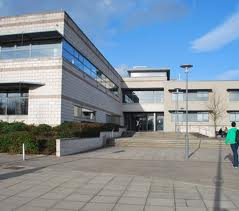
#> input picture lyitfront.jpg, 239 x 211 px, found by its file name
$ jupyter execute --allow-errors ComputerVision_Week2b.ipynb   (shell and % lines are left out)   (older library calls are emulated)
#> lines starting #> are read from the running program, lines starting #| are printed output that depends on the picture
# Image Refinement

# Morphological Operations
The examples of Erosion, Opening, Closing and Morphological Gradient will take place on text as it is easier to show the effect.

[cell 1]
import cv2
import numpy as np
import matplotlib.pyplot as plt

lyittext =np.zeros((500,500))
font = cv2.FONT_HERSHEY_SIMPLEX
cv2.putText(lyittext,text='LYIT',org=(100,290), fontFace=font,fontScale= 5,color=(255,255,255),thickness=25,lineType=cv2.LINE_AA)
plt.imshow(lyittext,cmap='gray')

**Erosion**

Erodes away boundaries of foreground objects. Works best when foreground is light colour (preferably white) and background is dark.

[cell 2]
kernel = np.ones((5,5),np.uint8)
erosionimg = cv2.erode(lyittext,kernel,iterations = 1)

plt.imshow(erosionimg,cmap='gray')

[cell 3]
kernel = np.ones((5,5),np.uint8)
moreerosion = cv2.erode(lyittext,kernel,iterations = 4) #The more iterations you have, the more erosion of the image.

plt.imshow(moreerosion,cmap='gray')

[cell 4]
fig = plt.figure(figsize=(10,17))
ax1 = fig.add_subplot(1,3,1)
plt.title('Original', fontsize=10)
ax1.imshow(lyittext,cmap='gray')
ax2 = fig.add_subplot(1,3,2)
plt.title('Erosion - 1 Iteration', fontsize=10)
ax2.imshow(erosionimg,cmap='gray')
ax3 = fig.add_subplot(1,3,3)
plt.title('Erosion - 4 Iterations', fontsize=10)
ax3.imshow(moreerosion,cmap='gray')

**Opening**

Opening is erosion followed by dilation. Useful in removing background noise! This works really well on grayscale images.

[cell 5]
white_noise = np.random.randint(low=0,high=2,size=(500,500))
white_noise = white_noise*255
noisyimg = white_noise+lyittext

fig = plt.figure(figsize=(7,6))
ax = fig.add_subplot(111)
ax.imshow(noisyimg,cmap='gray')

[cell 6]
opening = cv2.morphologyEx(noisyimg, cv2.MORPH_OPEN, kernel)
fig = plt.figure(figsize=(7,6))
ax = fig.add_subplot(111)
ax.imshow(opening,cmap='gray')

**Closing**

Useful in removing noise from foreground objects, such as black dots on top of the white text!

[cell 7]
black_noise = np.random.randint(low=0,high=2,size=(500,500))
black_noise = black_noise*-255
bknoisyimg = black_noise+lyittext
bknoisyimg[bknoisyimg==-255] = 0

fig = plt.figure(figsize=(7,6))
ax = fig.add_subplot(111)
ax.imshow(bknoisyimg,cmap='gray')

[cell 8]
closing = cv2.morphologyEx(bknoisyimg, cv2.MORPH_CLOSE, kernel)

fig = plt.figure(figsize=(7,6))
ax = fig.add_subplot(111)
ax.imshow(closing,cmap='gray')

**Morphological Gradient**

Difference between dilation and erosion of an image.

[cell 9]
gradient = cv2.morphologyEx(lyittext,cv2.MORPH_GRADIENT,kernel)

fig = plt.figure(figsize=(7,6))
ax = fig.add_subplot(111)
ax.imshow(gradient,cmap='gray')

**Results of Morphological Operations**

[cell 10]
fig = plt.figure(figsize=(20,35))
ax1 = fig.add_subplot(1,4,1)
plt.title('Erosion', fontsize=10)
ax1.imshow(moreerosion,cmap='gray')
ax2 = fig.add_subplot(1,4,2)
plt.title('Opening', fontsize=10)
ax2.imshow(opening,cmap='gray')
ax3 = fig.add_subplot(1,4,3)
plt.title('Closing', fontsize=10)
ax3.imshow(closing,cmap='gray')
ax4 = fig.add_subplot(1,4,4)
plt.title('Gradient', fontsize=10)
ax4.imshow(gradient,cmap='gray')
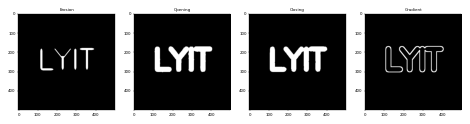
#> figure drawn by matplotlib, 4 panels

# Gradient Operations

[cell 11]
from google.colab import drive
import numpy as np
import matplotlib.pyplot as plt

import cv2
drive.mount('/content/drive', force_remount=True)

# Load Image
img1 = cv2.imread('/content/drive/My Drive/Colab Notebooks/lyitfront.jpg', 0)
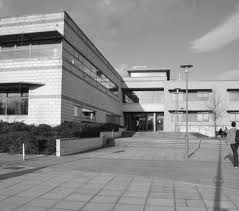
#> img1: shape (211, 239); min 0, max 255, mean 141.6
plt.imshow(img1,cmap='gray')

[cell 12]
from google.colab import drive
drive.mount('/content/drive')

**Sobel-Feldman Operator**

The result of the Sobel–Feldman operator is a 2-dimensional map of the gradient at each point. It can be processed and viewed as though it is itself an image, with the areas of high gradient (the likely edges) visible as white lines. The sobelx will show more vertical features and sobely will show more horizontal features. Laplacian is a differential operator given by the divergence of the gradient of a function on Euclidean space.

[cell 13]
sobelx = cv2.Sobel(img1,cv2.CV_32F,1,0,ksize=11) #CV_32F can be changed to be CV_8, CV_16, CV_32 and CV_64.
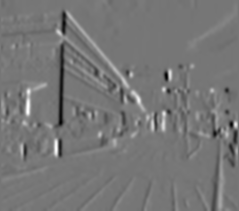
#> sobelx: shape (211, 239) float32; min -19445012, max 22330404, mean 50012.3; drawn with min black and max white
sobely = cv2.Sobel(img1,cv2.CV_32F,0,1,ksize=7) #Change these values to different depth values and look at the impact on the result
laplacian = cv2.Laplacian(img1,cv2.CV_32F) #Laplac operator is a mathematical/calculus function

fig = plt.figure(figsize=(15,20))
ax1 = fig.add_subplot(1,3,1)
plt.title('Sobel X', fontsize=10)
ax1.imshow(sobelx,cmap='gray')
ax2 = fig.add_subplot(1,3,2)
plt.title('Sobel Y', fontsize=10)
ax2.imshow(sobely,cmap='gray')
ax3 = fig.add_subplot(1,3,3)
plt.title('Laplacian', fontsize=10)
ax3.imshow(laplacian,cmap='gray')

**Blending sobelx and sobely**

[cell 14]
blended = cv2.addWeighted(src1=sobelx,alpha=0.3,src2=sobely,beta=0.7,gamma=2)
plt.imshow(blended,cmap='gray')

# Challenge - Try Gradient Operations on a different image!

[cell 15]
testimage = cv2.imread('/content/drive/My Drive/Colab Notebooks/mypic.jpg', 0)
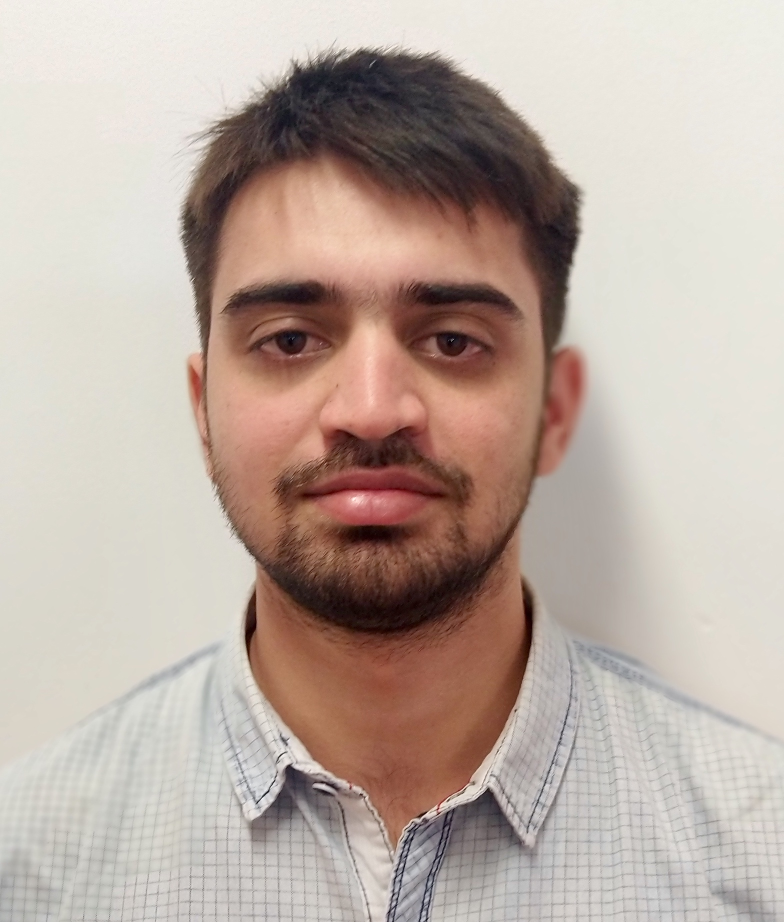
#> input picture mypic.jpg, 1568 x 1844 px, found by its file name (shown at 1/2 size)
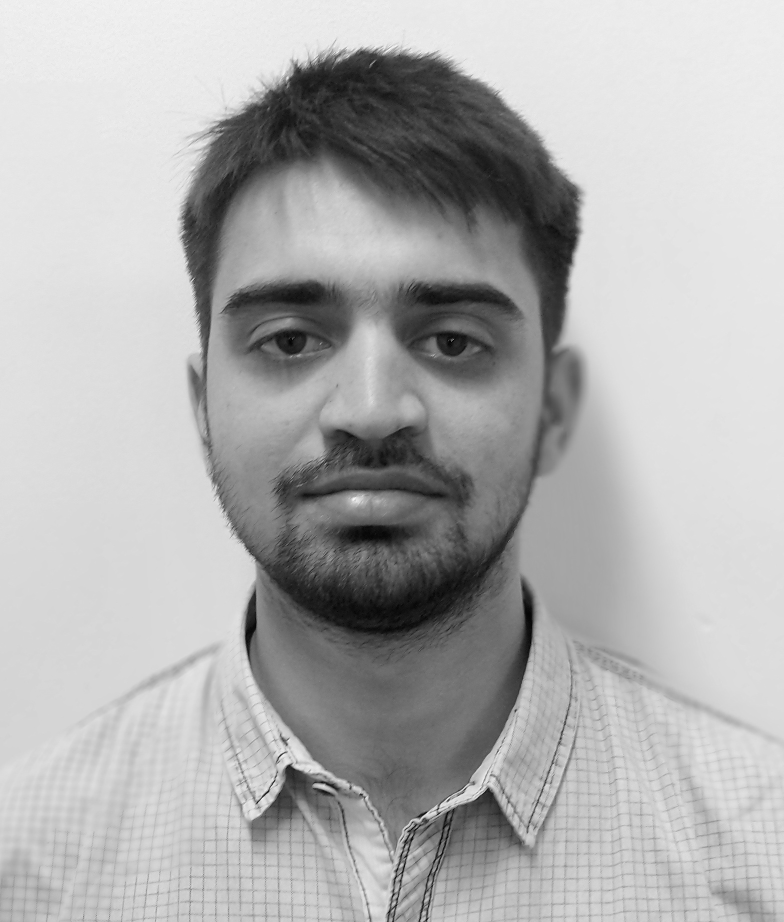
#> testimage: shape (1844, 1568) (shown at 1/2 size); min 0, max 255, mean 176.1
plt.imshow(testimage,cmap='gray')

[cell 16]
sobelx = cv2.Sobel(testimage,cv2.CV_32F,1,0,ksize=11) #CV_32F can be changed to be CV_8, CV_16, CV_32 and CV_64.
#> sobelx: shape (1844, 1568) float32
sobely = cv2.Sobel(testimage,cv2.CV_32F,0,1,ksize=7) #Change these values to different depth values and look at the impact on the result
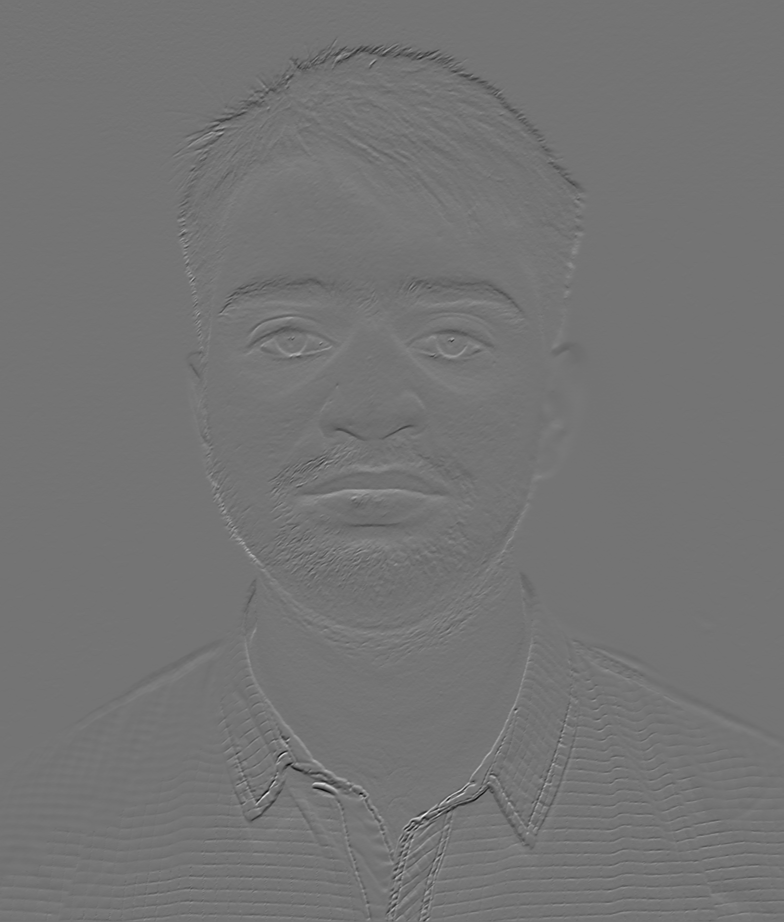
#> sobely: shape (1844, 1568) float32 (shown at 1/2 size); min -87537, max 104316, mean -51.4; drawn with min black and max white
laplacian = cv2.Laplacian(testimage,cv2.CV_32F) #Laplac operator is a mathematical/calculus function
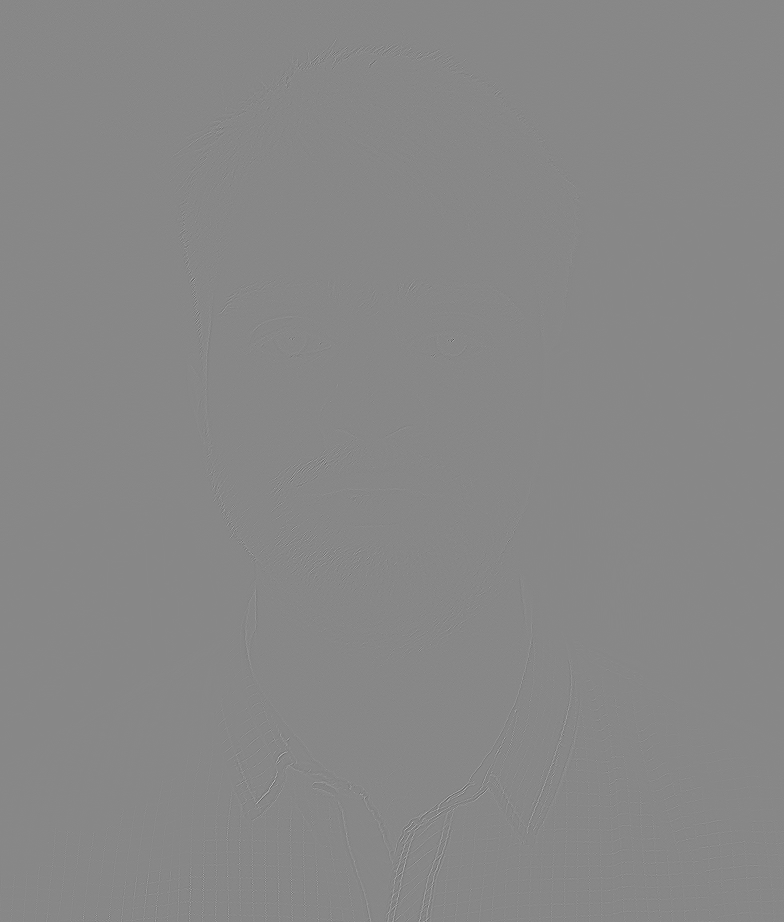
#> laplacian: shape (1844, 1568) float32 (shown at 1/2 size); min -345, max 303, mean 0; drawn with min black and max white

fig = plt.figure(figsize=(15,20))
ax1 = fig.add_subplot(1,3,1)
plt.title('Sobel X', fontsize=10)
ax1.imshow(sobelx,cmap='gray')
ax2 = fig.add_subplot(1,3,2)
plt.title('Sobel Y', fontsize=10)
ax2.imshow(sobely,cmap='gray')
ax3 = fig.add_subplot(1,3,3)
plt.title('Laplacian', fontsize=10)
ax3.imshow(laplacian,cmap='gray')

[cell 17]
blended = cv2.addWeighted(src1=sobelx,alpha=0.3,src2=sobely,beta=0.7,gamma=2)
#> blended: shape (1844, 1568) float32
plt.imshow(blended,cmap='gray')

## Image Histograms

We know that MatPlotLib expects images in the RGB order (not BGR as used in OpenCV). So if we use OpenCV to calculate anything channel oriented, we'll want to make sure we keep the original RGB ordering. If we want to display the image it should be converted.

[cell 18]
stevejobs = cv2.imread('/content/drive/My Drive/Colab Notebooks/SteveJobs.jpg') #For processing
#> (the rest of this cell did not finish here and is left out)

Now we will first start by drawing a histogram of one colour. We will start with Blue (at Index 0 as we are working with BGR).

[cell 19]
hist_values = cv2.calcHist([stevejobs],channels=[0],mask=None,histSize=[256],ranges=[0,256])
#> hist_values = 256 values from 0 to 0
plt.plot(hist_values)
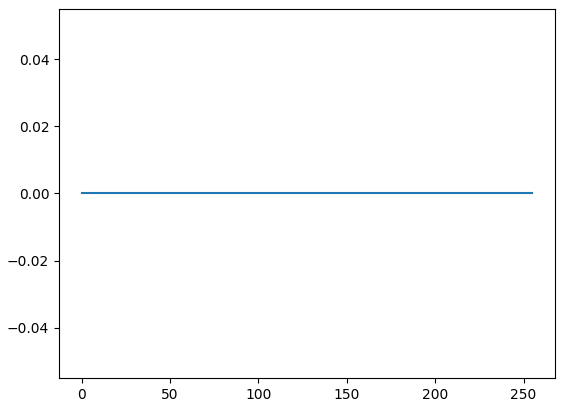
#> figure drawn by matplotlib, 1 panel

The majority of the image doesn't contain colour (as it is black) so as you may have expected, the only spikes we see in the line graph is towards the 0-20 which don't contain much colour (in a range of 0-255).

**Plotting 3 Colours**

[cell 20]
img = stevejobs
color = ('b','g','r')
#> (the rest of this cell did not finish here and is left out)

This is a large image that doesn't contain much colour (mostly black) so to be able to tell anything from the data we will need to change the xlim and ylim.

[cell 21]
img = stevejobs
color = ('b','g','r')
#> (the rest of this cell did not finish here and is left out)

Now compare this with the Rainbow image that has a lot of colour.

[cell 22]
rainbow = cv2.imread('/content/drive/My Drive/Colab Notebooks/rainbow.jpg') #For processing
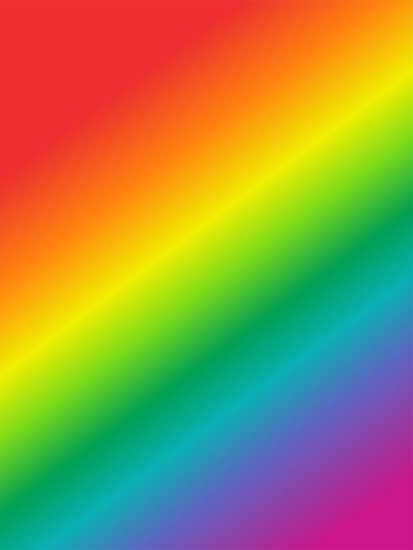
#> input picture rainbow.jpg, 413 x 550 px, found by its file name
#> rainbow is the input picture: shape (550, 413, 3); mean B, G, R 72.8, 142.3, 152.3
convertedrainbow = cv2.cvtColor(rainbow, cv2.COLOR_BGR2RGB) #For output

plt.imshow(convertedrainbow)

[cell 23]
img = rainbow
color = ('b','g','r')
for i,col in enumerate(color):
    histr = cv2.calcHist([img],[i],None,[256],[0,256])
    plt.plot(histr,color = col)
    plt.xlim([0,256])
plt.title('Rainbow Image')
plt.show()
#> figure, not shown here; curve peaks at x = 48, y = 20751; curve peaks at x = 46, y = 18708; curve peaks at x = 236, y = 20471

**Region of Interest (ROI)**

We have applied a ROI before when working with Blending, this can also help isolate a sectio of an image to perform analysis on.

#> (a cell that did not finish here is left out)

#> (a cell that did not finish here is left out)

# Challenge - Load in your own image and create a colour histogram for it!

[cell 26]
myfacepic = cv2.imread('/content/drive/My Drive/Colab Notebooks/mypic.jpg') #For processing
#> myfacepic is the input picture: shape (1844, 1568, 3); mean B, G, R 163.1, 172.5, 188.2
convertedsj = cv2.cvtColor(myfacepic, cv2.COLOR_BGR2RGB) #For output

plt.imshow(convertedsj)

[cell 27]
color = ('b','g','r')
for i,col in enumerate(color):
    histr = cv2.calcHist([convertedsj],[i],None,[256],[0,256])
    plt.plot(histr,color = col)
    plt.xlim([0,256])
plt.title('My image')
plt.show()
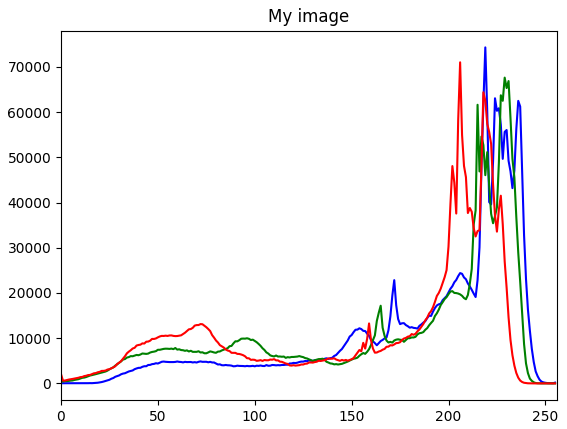
#> figure drawn by matplotlib, 1 panel; curve peaks at x = 219, y = 74314; curve peaks at x = 229, y = 67627; curve peaks at x = 206, y = 71015
